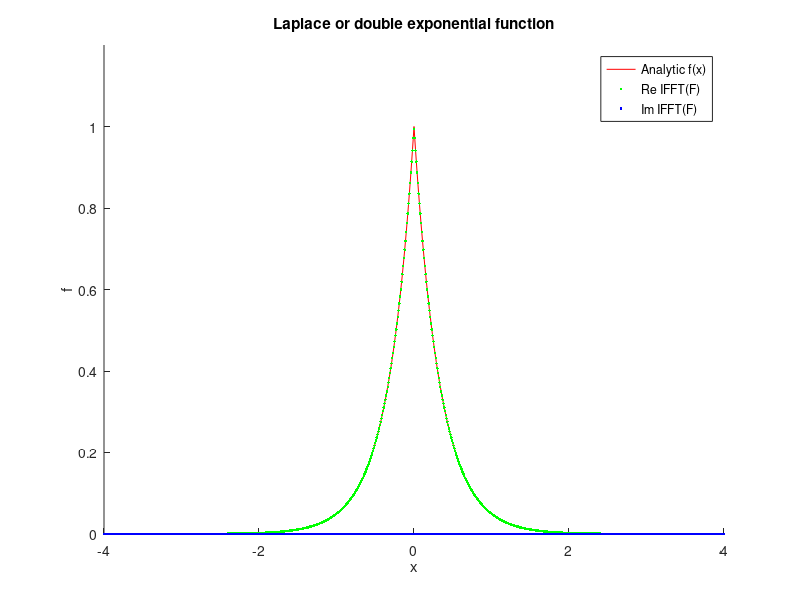
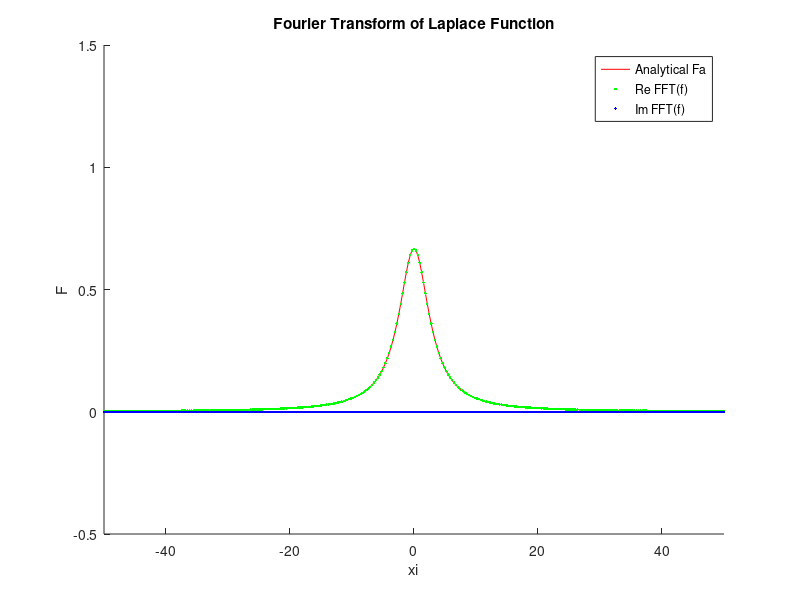
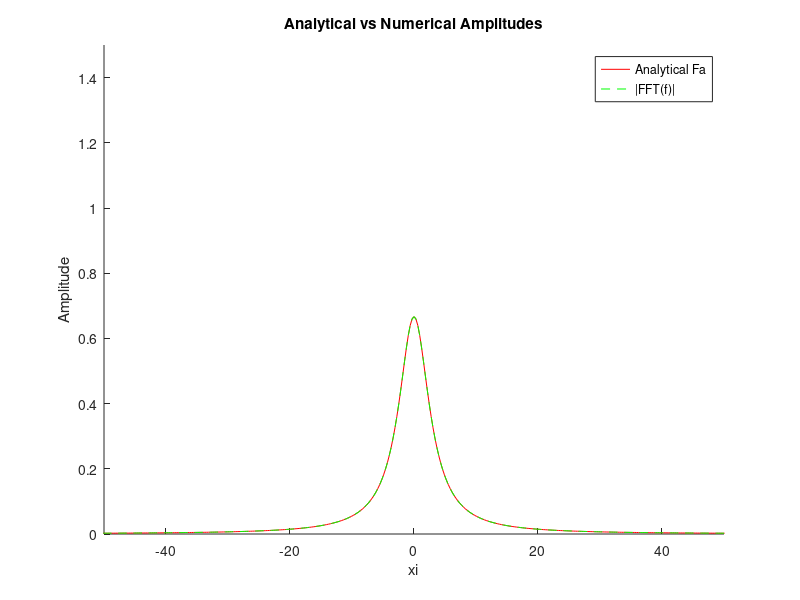
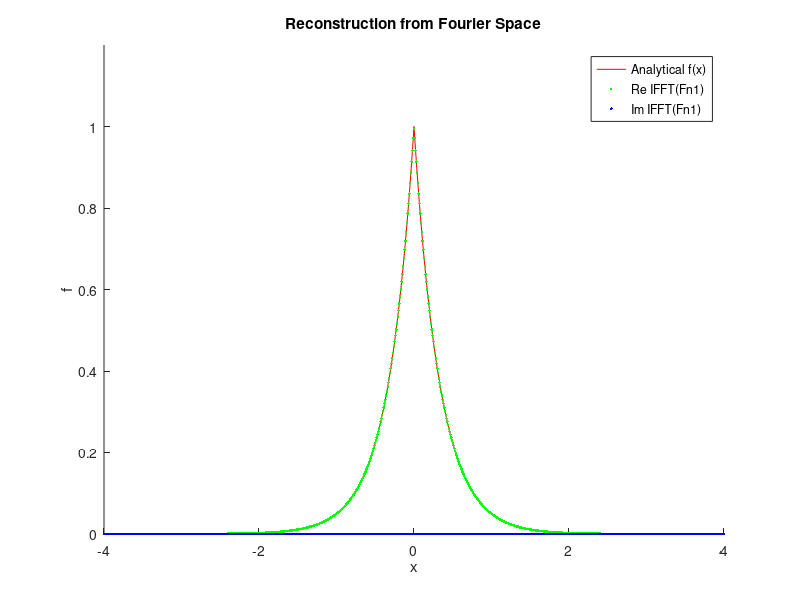

Write MATLAB code to recreate these figures, in order.
% Grids in real and Fourier space
% Linked by the Nyquist relation Dx*Dxi = 2*pi/N
N = 2048;               % Grid size
Dx = 0.01;              % Grid step in real space
Lx = N * Dx;            % Upper truncation limit in real space
Dxi = 2 * pi / Lx;      % Grid step in Fourier space
Lxi = N * Dxi;          % Upper truncation limit in Fourier space
x = Dx * (-N/2:N/2-1);  % Grid in real space
xi = Dxi * (-N/2:N/2-1); % Grid in Fourier space

% Analytical expressions
lambda = 3;             % Activity or rate parameter
fa = exp(-lambda * abs(x));          % Laplace or double exponential function
Fa = 2 * lambda ./ (xi.^2 + lambda^2); % Lorentz or Cauchy function

% Numerical approximations
Fn = fftshift(ifft(ifftshift(fa))) * Lx; % Fourier transform of fa
fn = fftshift(fft(ifftshift(Fa))) / Lx; % Inverse Fourier transform of Fa
Fn1 = fftshift(fft(ifftshift(fa))) * Dx; % Fourier transform with Dx scaling
fn1 = fftshift(ifft(ifftshift(Fa))) / Dx; % Inverse Fourier with Dx scaling

% Close all figures to start fresh
close all

% Figure 1: Laplace function and numerical IFFT
figure(1), clf, hold on
plot(x, fa, 'r', 'DisplayName', 'Analytic f(x)')
plot(x, real(fn), 'g.', 'DisplayName', 'Re IFFT(F)')
plot(x, imag(fn), 'b.', 'DisplayName', 'Im IFFT(F)')
axis([-4 4 0 1.2])
xlabel('x')
ylabel('f')
legend
title('Laplace or double exponential function')

% Additional Figures

% Figure 2: Fourier transform visualization
figure(2), clf, hold on
plot(xi, Fa, 'r', 'DisplayName', 'Analytical Fa')
plot(xi, real(Fn), 'g.', 'DisplayName', 'Re FFT(f)')
plot(xi, imag(Fn), 'b.', 'DisplayName', 'Im FFT(f)')
xlabel('xi')
ylabel('F')
legend
title('Fourier Transform of Laplace Function')
axis([-50 50 -0.5 1.5])

% Figure 3: Amplitude comparison
figure(3), clf, hold on
plot(xi, Fa, 'r', 'DisplayName', 'Analytical Fa')
plot(xi, abs(Fn), 'g--', 'DisplayName', '|FFT(f)|')
xlabel('xi')
ylabel('Amplitude')
legend
title('Analytical vs Numerical Amplitudes')
axis([-50 50 0 1.5])

% Figure 4: Reconstruction of original function
figure(4), clf, hold on
plot(x, fa, 'r', 'DisplayName', 'Analytical f(x)')
plot(x, real(fn1), 'g.', 'DisplayName', 'Re IFFT(Fn1)')
plot(x, imag(fn1), 'b.', 'DisplayName', 'Im IFFT(Fn1)')
xlabel('x')
ylabel('f')
legend
title('Reconstruction from Fourier Space')
axis([-4 4 0 1.2])
